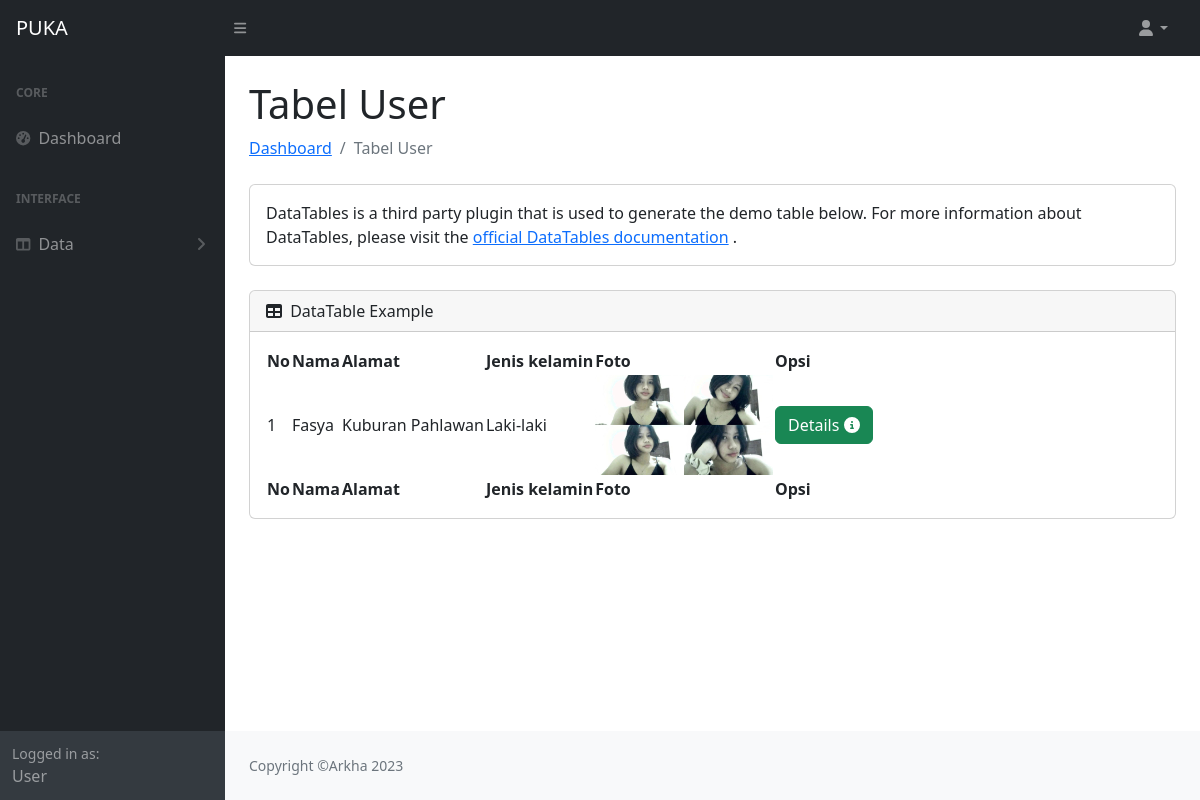
Page /user/tabel_user.php on the committed database.
### tables this page shows
CREATE TABLE `data_user` (
  `id_user` int(11) NOT NULL,
  `nama` varchar(250) NOT NULL,
  `alamat` text NOT NULL,
  `jenis_kelamin` varchar(50) NOT NULL,
  `gambar` varchar(255) NOT NULL,
  `username` varchar(250) NOT NULL,
  `password` varchar(250) NOT NULL
);

### user/tabel_user.php (the view, shortened to what this page needs)
<!DOCTYPE html>
<html lang="en">
<head>
</head>
<body>
<!DOCTYPE html>
<html lang="en">
    <head>
        <link href="https://cdn.jsdelivr.net/npm/simple-datatables@7.1.2/dist/style.min.css" rel="stylesheet" />
        <link href="../css/styles.css" rel="stylesheet" />
    </head>
    <body class="sb-nav-fixed">
        <nav class="sb-topnav navbar navbar-expand navbar-dark bg-dark">
            <p class="navbar-brand ps-3">PUKA</p>
            <button class="btn btn-link btn-sm order-1 order-lg-0 me-4 me-lg-0" id="sidebarToggle" href="#!"><i class="fas fa-bars"></i></button>
            <ul class="navbar-nav ms-auto ms-md-0 me-3 me-lg-4">
                <li class="nav-item dropdown">
                    <a class="nav-link dropdown-toggle" id="navbarDropdown" href="#" role="button" data-bs-toggle="dropdown" aria-expanded="false"><i class="fas fa-user fa-fw"></i></a>
                </li>
            </ul>
        </nav>
        <div id="layoutSidenav">
            <div id="layoutSidenav_nav">
                <nav class="sb-sidenav accordion sb-sidenav-dark" id="sidenavAccordion">
                    <div class="sb-sidenav-menu">
                        <div class="nav">
                            <div class="sb-sidenav-menu-heading">Core</div>
                            <a class="nav-link" href="index.php">
                                <div class="sb-nav-link-icon"><i class="fas fa-tachometer-alt"></i></div>
                                Dashboard
                            </a>
                            <div class="sb-sidenav-menu-heading">Interface</div>
                            <a class="nav-link collapsed" href="#" data-bs-toggle="collapse" data-bs-target="#collapseLayouts" aria-expanded="false" aria-controls="collapseLayouts">
                                <div class="sb-nav-link-icon"><i class="fas fa-columns"></i></div>
                                Data
                                <div class="sb-sidenav-collapse-arrow"><i class="fas fa-angle-down"></i></div>
                            </a>
                        </div>
                    </div>
                    <div class="sb-sidenav-footer">
                        <div class="small">Logged in as:</div>
                        User
                    </div>
                </nav>
            </div>
            <div id="layoutSidenav_content">
                <main>
                    <div class="container-fluid px-4">
                        <h1 class="mt-4">Tabel User</h1>
                        <ol class="breadcrumb mb-4">
                            <li class="breadcrumb-item"><a href="index.php">Dashboard</a></li>
                            <li class="breadcrumb-item active">Tabel User</li>
                        </ol>
                        <div class="card mb-4">
                            <div class="card-body">
                                DataTables is a third party plugin that is used to generate the demo table below. For more information about DataTables, please visit the
                                <a target="_blank" href="https://datatables.net/">official DataTables documentation</a>
                                .
                            </div>
                        </div>
                        <div class="card mb-4">
                            <div class="card-header">
                                <i class="fas fa-table me-1"></i>
                                DataTable Example
                            </div>
                            <div class="card-body">
                                <table id="datatablesSimple">
                                <thead>
                                <tr>
                                        <th>No</th>
                                        <th>Nama</th>
                                        <th>Alamat</th>
                                        <th>Jenis kelamin</th>
                                        <th>Foto</th>
                                        <th>Opsi</th>
                                    </tr>
                                </thead>
                                <tfoot>
                                    <tr>
                                        <th>No</th>
                                        <th>Nama</th>
                                        <th>Alamat</th>
                                        <th>Jenis kelamin</th>
                                        <th>Foto</th>
                                        <th>Opsi</th>
                                    </tr>
                                </tfoot>
                                <tbody>
                                    <?php
                                    include 'koneksi.php';
                                    $no = 1;
                                    $data = mysqli_query($koneksi, "select * from data_user");
                                    while ($d = mysqli_fetch_array($data)) {
                                        ?>
                                        <tr>
                                            <td>
                                                <?php echo $no++; ?>
                                            </td>
                                            <td>
                                                <?php echo $d['nama']; ?>
                                            </td>
                                            <td>
                                                <?php echo $d['alamat']; ?>
                                            </td>
                                            <td>
                                                <?php echo $d['jenis_kelamin']; ?>
                                            </td>
                                            <td>
                                                <img src="gambar/<?php echo $d['gambar'] ?>"height="100">
                                            </td>
                                            <td>
                                                <a href="details.php?id_user=<?php echo $d['id_user'];?>" class="btn btn-success">Details <i class="fa fa-info-circle text-white"></i></a></button>
                                            </td>
                                        </tr>
                                        <?php
                                    }
                                    ?>
                                </table>
                            </div>
                        </div>
                    </div>
                </main>
                <footer class="py-4 bg-light mt-auto">
                    <div class="container-fluid px-4">
                        <div class="d-flex align-items-center justify-content-between small">
                            <div class="text-muted">Copyright &copy;Arkha 2023</div>
                        </div>
                    </div>
                </footer>
            </div>
        </div>
    </body>
</html>
</body>
</html>

### rows in the picture
data_user: nama "Fasya", alamat "Kuburan Pahlawan", jenis_kelamin "Laki-laki", gambar (picture)
